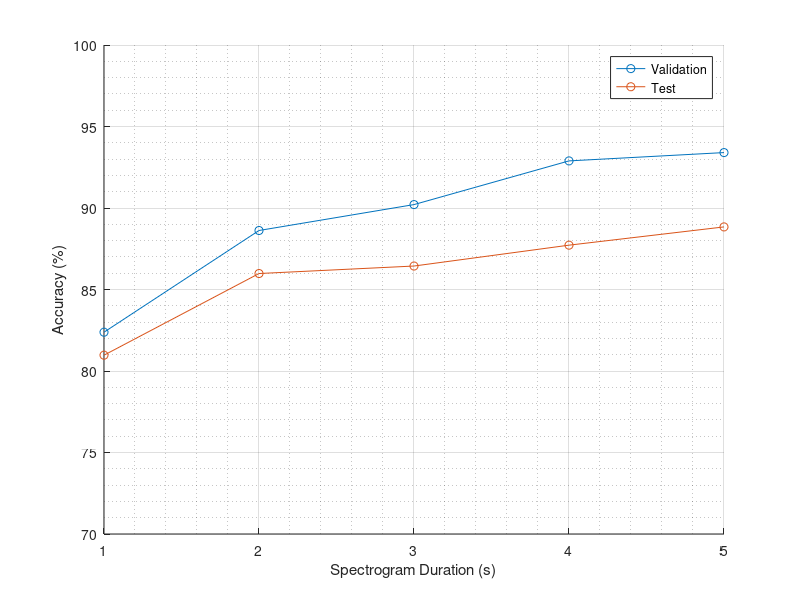

Recreate this plot in MATLAB.
% fileID1 = fopen('C:\Users\nyasha\Desktop\Masters-Nyasha\Training\1_train_accuracy.txt','r');
% fileID2 = fopen('C:\Users\nyasha\Desktop\Masters-Nyasha\Training\1_train_loss.txt','r');
% fileID3 = fopen('C:\Users\nyasha\Desktop\Masters-Nyasha\Training\1_val_accuracy.txt','r');
% fileID4 = fopen('C:\Users\nyasha\Desktop\Masters-Nyasha\Training\1_val_loss.txt','r');
% 
% train_accuracy = fscanf(fileID1,'%f')
% train_loss = fscanf(fileID2,'%f')
% val_accuracy = fscanf(fileID3,'%f')
% val_loss = fscanf(fileID4,'%f')
% 
% final_epoch = 47;
% 
% subplot(2,1,1);
% x = linspace(1,final_epoch,final_epoch);
% % train_accuracy = [40.606590270996094 70.26747131347656 75.07562255859375 78.12450408935547 80.186279296875 82.38337707519531 83.70482635498047 84.73969268798828 86.14073944091797 87.15172576904297 89.18962097167969 89.03041076660156 91.1160659790039 91.68125915527344 92.61264038085938 93.45645904541016 93.91816711425781 94.3002700805664 94.96895599365234 95.44658660888672 96.77599334716797 97.22974395751953 97.75513458251953 97.5959243774414 97.49243927001953 98.43177795410156 98.4954605102539 98.85368347167969 98.80592346191406 99.09249877929688 99.56217193603516 99.63381958007812 99.75322723388672 99.71342468261719 99.7373046875 ];
% % val_accuracy = [44.944236755371094 54.27509307861328 57.50929260253906 61.44981384277344 57.84386444091797 61.0408935546875 59.814125061035156 62.23048400878906 63.940521240234375 63.60594940185547 68.99628448486328 69.4423828125 70.44609832763672 68.28996276855469 72.37918090820312 71.30111694335938 70.81784057617188 72.52787780761719 68.88475799560547 69.62825012207031 71.07806396484375 72.9739761352539 72.19330596923828 72.75093078613281 71 70.14869689941406 73.30854797363281 73.64311981201172 74.42378997802734 71.11524200439453 72.67658233642578 72.67658233642578 72.11895751953125 74.79553985595703 74.16356658935547];
% plot(x,train_accuracy)
% 
% hold on 
% plot(x,val_accuracy)
% grid on
% grid minor
% hold off
% 
% ylim([0 100])
% xlabel("Epoch")
% ylabel("Accuracy (%)")
% title("Accuracy vs Epoch")
% legend('Training','Validation')
% 
% subplot(2,1,2);
% 
% % train_loss = [1.5240157842636108 0.8968894481658936 0.6990633010864258 0.6041885018348694 0.5375767350196838 0.4795040190219879 0.43738043308258057 0.403084933757782 0.36858049035072327 0.33772143721580505 0.29758334159851074 0.2888740301132202 0.24553994834423065 0.22986426949501038 0.21073201298713684 0.19191774725914001 0.17274872958660126 0.16391196846961975 0.14762215316295624 0.1336762011051178 0.10534656047821045 0.09640451520681381 0.08498483151197433 0.08554242551326752 0.0850115418434143 0.06509333103895187 0.060029011219739914 0.051234059035778046 0.04894600436091423 0.04210479184985161 0.03255288302898407 0.028949741274118423 0.02465153858065605 0.02259889431297779 0.020962458103895187 ];
% % val_loss = [1.48802649974823 1.2410190105438232 1.020176649093628 0.9312739372253418 0.9619802236557007 0.8874769806861877 0.9396823644638062 0.8615553975105286 0.8277907371520996 0.8476888537406921 0.7368358969688416 0.7186444997787476 0.7186762094497681 0.7731118202209473 0.6693602800369263 0.8262755274772644 0.7789923548698425 0.7300078868865967 0.8373163938522339 0.8307278752326965 0.793958842754364 0.7687647342681885 0.8230774402618408 0.7620813846588135 0.8 0.9230945706367493 0.799636960029602 0.8840379118919373 0.8159257769584656 0.968316376209259 0.933076024055481 1.0227221250534058 1.0333471298217773 0.911358654499054 0.9512123465538025 ];
% 
% 
% plot(x,train_loss)
% hold on 
% plot(x,val_loss)
% hold off
% xlabel("Epoch")
% title("Loss vs Epoch")
% ylabel("Loss")
% legend('Training','Validation')
% 
% grid on
% grid minor


% PFP32 = [18008,33471,54801,56908,83088,101463];
% TFP32 = [84967,126523,151182,200000,250000,280000];
% TFP16 = [92674,155060,225736,308000,373000,425000];
% OFP32 = [52210,77297,91201,116481,129087,196731];
% TINT8 = [104000,160382,260671,363496,496878,587573];
% x = [16, 32, 64, 128, 256, 512];
% ylim([0 600000])
% 
% hold on
% 
% plot(x,TINT8,'-o', 'DisplayName','TINT8');
% plot(x,TFP16,'-o', 'DisplayName','TFP16');
% plot(x,TFP32,'-o', 'DisplayName','TFP32');
% 
% 
% plot(x,OFP32,'-o', 'DisplayName','OFP32');
% plot(x,PFP32,'-o', 'DisplayName','PFP32');
% 
% 
% xlabel("Batch Size")
% ylabel("Throughput (spectrograms/s)")
% 
% 
% hold off
% grid on
% grid minor
% legend

% Walking = [35.01, 35.71, 36.17,36.34];
% Two_Walking = [34.55,35.33,35.78,35.99];
% Running = [33.36,33.96,34.20,34.23];
% Vehicle = [25.06,26.05,27.00,27.70];
% Sphere_Swing = [28.46,29.18,29.40,29.47];
% x = [32, 64, 128, 256];
% ylim([20 40])
% 
% hold on
% 
% 
% plot(x,Walking,'-o', 'DisplayName','One walking');
% plot(x,Running,'-o', 'DisplayName','Running');
% plot(x,Two_Walking,'-o', 'DisplayName','Two walking');
% plot(x,Sphere_Swing,'-o', 'DisplayName','Sphere swing');
% plot(x,Vehicle,'-o', 'DisplayName','Vehicle');
% 
% 
% xlabel("Window Length")
% ylabel("Average PSNR (dB)")
% 
% 
% hold off
% grid on
% grid minor
% legend

Validation = [82.38, 88.62, 90.21, 92.89, 93.4];
Test = [80.97, 85.98, 86.44, 87.72, 88.84];
x = [1, 2, 3, 4, 5];
ylim([70 100])

hold on


plot(x,Validation,'-o', 'DisplayName','Validation');
plot(x,Test,'-o', 'DisplayName','Test');


xlabel("Spectrogram Duration (s)")
ylabel("Accuracy (%)")


hold off
grid on
grid minor
legend
